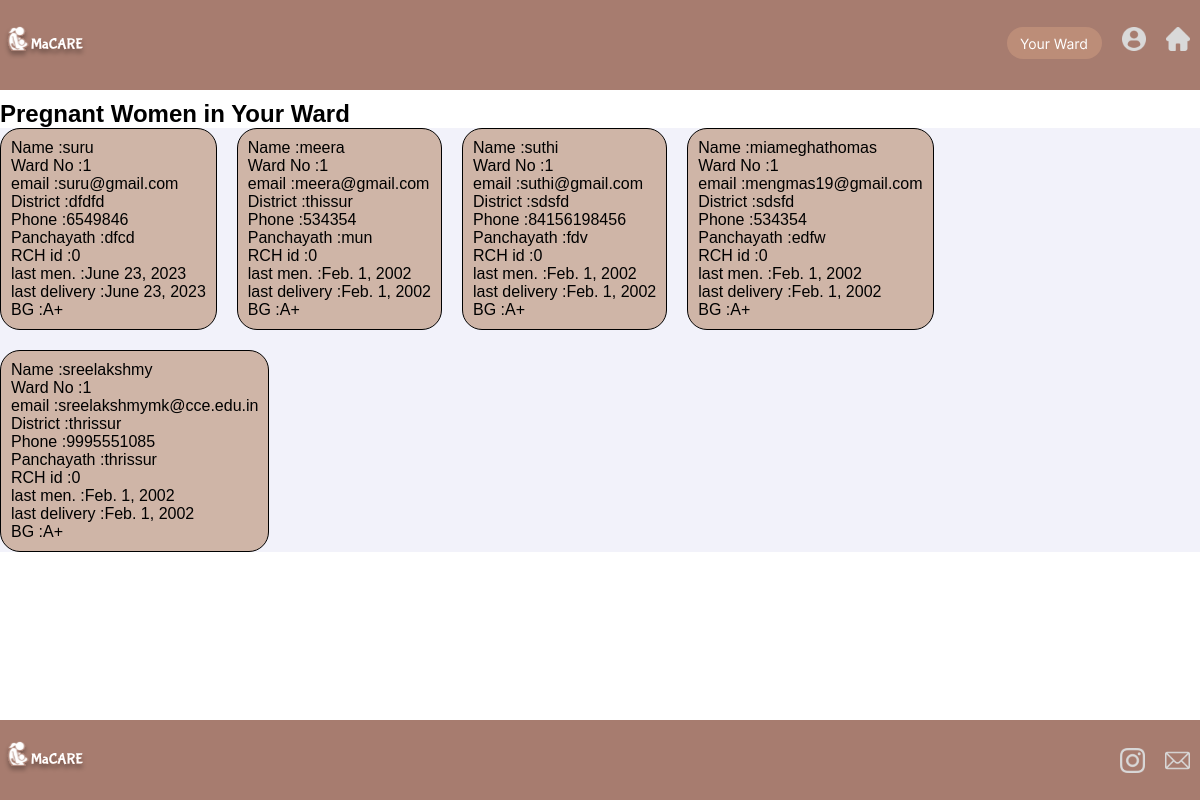
The page /ashaWomenInWard/ (signed in) on the database as committed earlier.
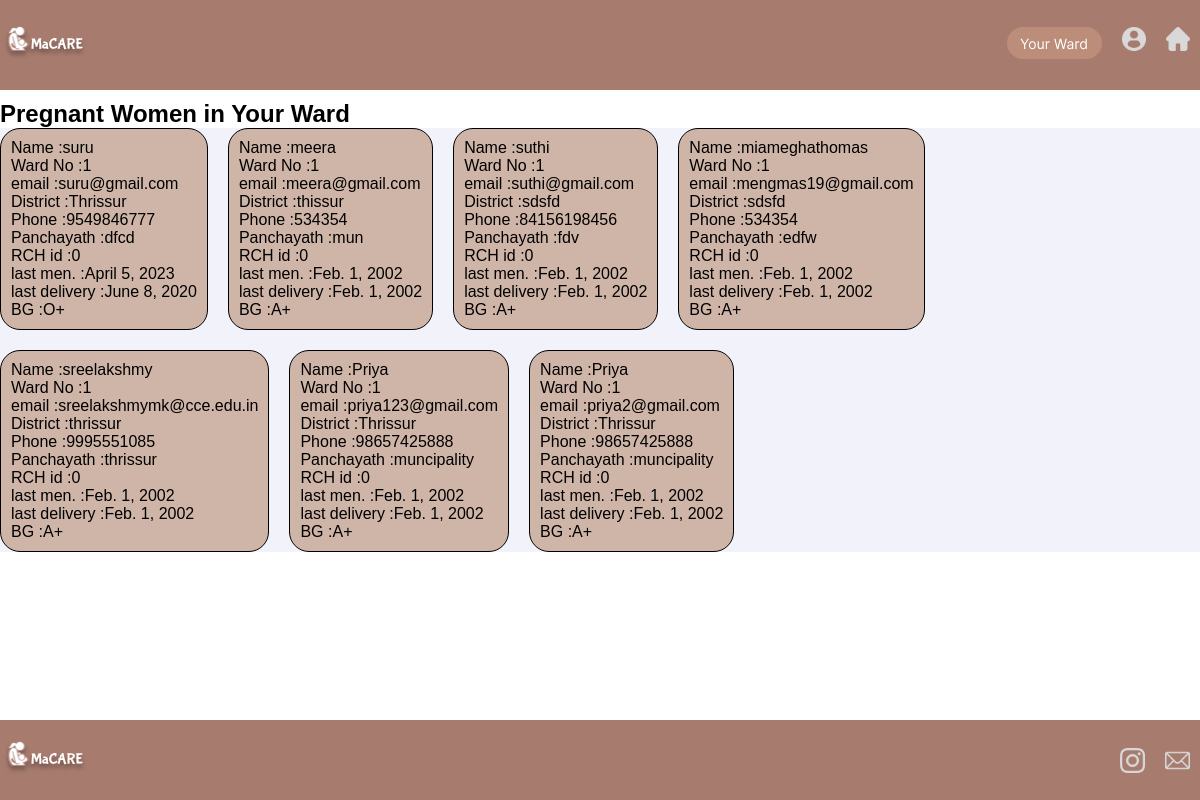
The same page on the database as committed later.
### macares/models.py (models this page shows, shortened)
class User(models.Model):
    uid=models.AutoField(primary_key=True)
    email = models.EmailField(unique=True)
    name = models.CharField(max_length=20)
    password = models.CharField(max_length=20)
    age=models.IntegerField(default='10')
    yesno=models.CharField(max_length=3)
    district=models.CharField(max_length=50)
    wardno=models.IntegerField()
    phone=models.IntegerField()
    cmp = models.CharField(max_length=20)
    occupation = models.CharField(max_length=20)
    ashaid = models.IntegerField(default='0')
    lastmen = models.DateField(settings.DATE_FORMAT,default="2002-02-01")
    lastpg = models.DateField(settings.DATE_FORMAT,default="2002-02-01")
    bg = models.CharField(max_length=20,default="A+")
    rchid=models.IntegerField(default='0')

### macares/views.py (the view)
# urls.py: path('ashaWomenInWard/',ashaWomenInWard,name='ashaWomenInWard'),
def ashaWomenInWard(request):
    users = User.objects.all()
    user_data = []
    if 'email' in request.session:
        user = User.objects.get(email=request.session['email'])
        print(user.email)
        for i in users:
            if i.occupation == "women" and i.wardno == user.wardno:
                user_data.append({'name': i.name,
                                  'email': i.email,
                                  'wardno': i.wardno,
                                  'district': i.district,
                                  'phone': i.phone,
                                  'panchayath': i.cmp,
                                  'rchid': i.rchid,
                                  'lastmen': i.lastmen,
                                  'lastpg': i.lastpg,
                                  'bg': i.bg})
        print(user_data)
        print("hello hii")
        return render(request, 'ashaWomenInWard.html', {'user_data': user_data})
    else:
        data = {'status': 'You need to login first'}
        return render(request, 'ashalogin.html', context=data)

### macares/templates/ashaWomenInWard.html (shortened to what this page needs)
{% extends 'baseAsha.html' %} {% block style %}<link
  rel="stylesheet"
  href="../static/css/ashaWomenInWard.css"
/>
{% endblock %} {% block content %}
<body>
  <h2 style="margin-top: 100px;bottom-padding:20px;">Pregnant Women in Your Ward</h2>
  <div class="womenList">
    <div class="newblock">
      {% for user in user_data %}
      <div
        id="myDiv"
        style="
          display: flex;
          width: fit-content;
          height: fit-content;
          background-color: #CFB5A7;
          border: 1px solid #000;
          padding: 10px;
          flex-direction: column;
          border-radius:20px;
        "
      >
        <div class="ashaworkerwomenin">
          <p>Name :</p>
          <p>{{user.name}}</p>
        </div>
        <div class="ashaworkerwomenin">
          <p>Ward No :</p>
          <p>{{user.wardno}}</p>
        </div>
        <div class="ashaworkerwomenin">
          <p>email :</p>
          <p>{{user.email}}</p>
        </div>
        <div class="ashaworkerwomenin">
          <p>District :</p>
          <p>{{user.district}}</p>
        </div>
        <div class="ashaworkerwomenin">
          <p>Phone :</p>
          <p>{{user.phone}}</p>
        </div>
        <div class="ashaworkerwomenin">
          <p>Panchayath :</p>
          <p>{{user.panchayath}}</p>
        </div>
        <div class="ashaworkerwomenin">
          <p>RCH id :</p>
          <p>{{user.rchid}}</p>
        </div>
        <div class="ashaworkerwomenin">
          <p>last men. :</p>
          <p>{{user.lastmen}}</p>
        </div>
        <div class="ashaworkerwomenin">
          <p>last delivery :</p>
          <p>{{user.lastpg}}</p>
        </div>
        <div class="ashaworkerwomenin">
          <p>BG :</p>
          <p>{{user.bg}}</p>
        </div>
      </div>
      {% endfor %}
    </div>
  </div>
</body>
{% endblock %}

Rows that differ between the two databases and show on the page:
added User: name "Priya", email "priya123@gmail.com", district "Thrissur", panchayath "muncipality", lastmen "Feb. 1, 2002", lastpg "Feb. 1, 2002", bg "A+"
added User: name "Priya", email "priya2@gmail.com", district "Thrissur", panchayath "muncipality", lastmen "Feb. 1, 2002", lastpg "Feb. 1, 2002", bg "A+"
Other text that changed with them:
new list line: "Name : Ward No : 1 email : District : Phone : 9549846777 Panchayath : RCH id : 0 last men. : last delivery : BG :"
new list line: "suru suru@gmail.com Thrissur dfcd April 5, 2023 June 8, 2020 O+"
new list line: "Name : Ward No : 1 email : District : Phone : 98657425888 Panchayath : RCH id : 0 last men. : last delivery : BG :"
list line gone: "Name : Ward No : 1 email : District : Phone : 6549846 Panchayath : RCH id : 0 last men. : last delivery : BG :"
list line gone: "suru suru@gmail.com dfdfd dfcd June 23, 2023 June 23, 2023 A+"
